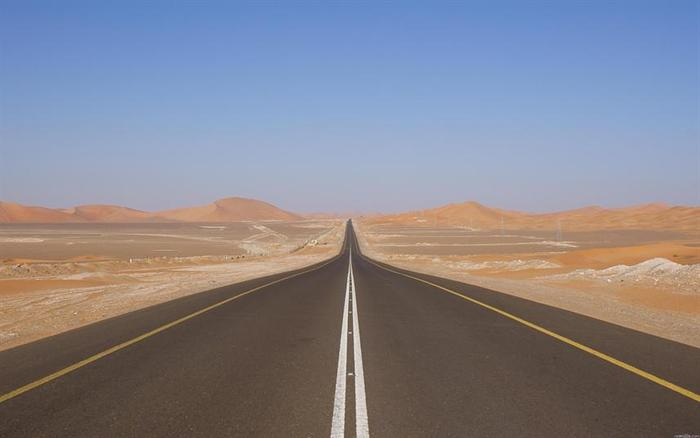
#> input picture Aula7/estrada.jpg, 700 x 438 px
$ python transformadaDeHough.py
#> lines starting #> are read from the running program, lines starting #| are printed output that depends on the picture; after the words box and inside, x2 and y2 are one past the last pixel; in counts of white or black regions, pixels touching at a corner belong together
from cv2 import cv2 as cv
import numpy as np

img = cv.imread("estrada.jpg")
#> img is the input picture: shape (438, 700, 3); mean B, G, R 140.5, 131.4, 133.1

gray = cv.cvtColor(img, cv.COLOR_BGR2GRAY)
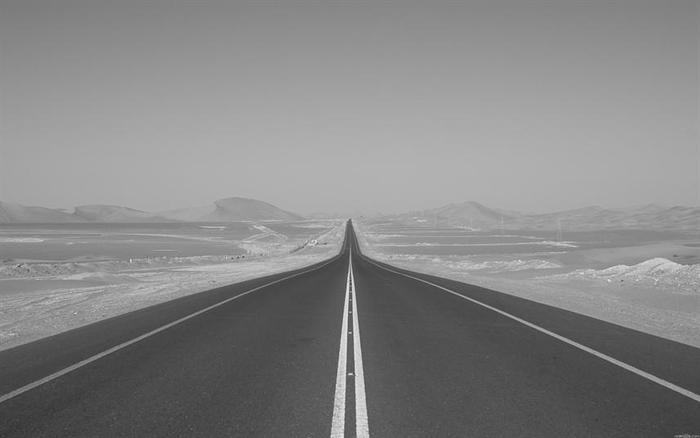
#> gray: shape (438, 700); min 47, max 236, mean 132.9
imgGaussian = cv.GaussianBlur(gray, (5,5), 0)

metodo = cv.THRESH_BINARY_INV # objeto de interesse na cor branca

ret, imgBin = cv.threshold(imgGaussian, 100, 255, metodo) # pixels com valores entre o limiar sao considerado como objeto de interesse
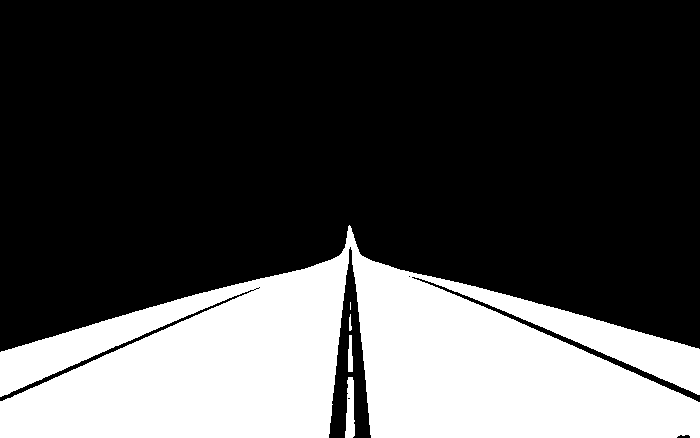
#> imgBin: shape (438, 700); 29.4% white; 5 white regions (1 under 20 px), largest, box (x1, y1, x2, y2) and area: (0, 225, 700, 438) 89455, (345, 377, 355, 438) 459, (348, 335, 353, 372) 150, (349, 314, 352, 331) 35
imgSeg = cv.Canny(imgBin, 100, 200)
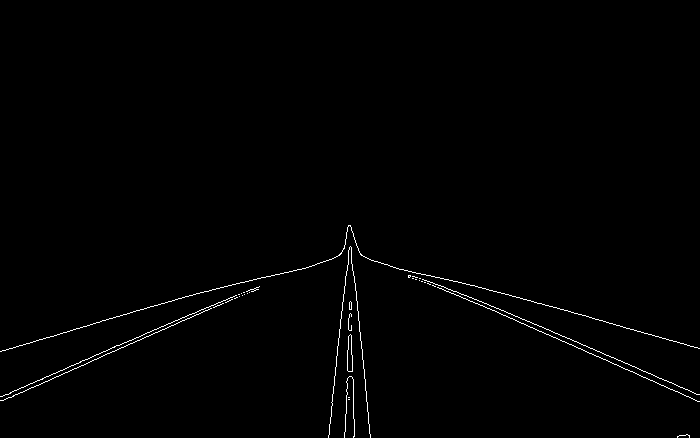
#> imgSeg: shape (438, 700); 0.81% white in thin lines or dots, all inside (x1, y1, x2, y2) = (0, 225, 700, 438)

#cv.HoughLines() # mais pesada porque considera todos pixels da imagem
lines = cv.HoughLinesP(imgSeg, 1, np.pi/180, 10, 200) # mais leve porque considera um grupo de pixels aleatorios da imagem
#> lines = 382 rows, first 6: [367, 402, 367, 406], [359, 251, 359, 251], [206, 291, 211, 290], [597, 356, 602, 358], [218, 305, 221, 304], [122, 343, 125, 342]

for line in lines:
    x1, y1, x2, y2 = line[0]
    cv.line(img, (x1, y1), (x2, y2), (0,255,0), 3)
#> this loop made 382 passes
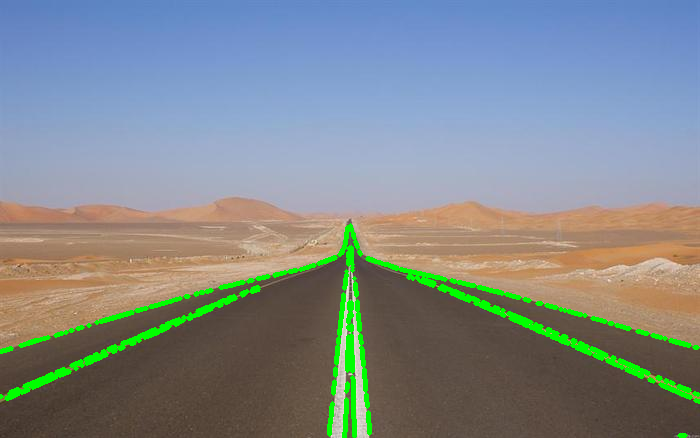
#> img: shape (438, 700, 3); 3.39% of pixels changed, all inside (x1, y1, x2, y2) = (0, 223, 700, 438)

cv.imshow('img', imgGaussian)
cv.imshow('img bin',imgBin) #excelente resulltado para tratamento de ruidos gaussiano
cv.imshow('img gaussian',imgSeg)
cv.imshow('img aa',img)

cv.waitKey(0)
cv.destroyAllWindows()
